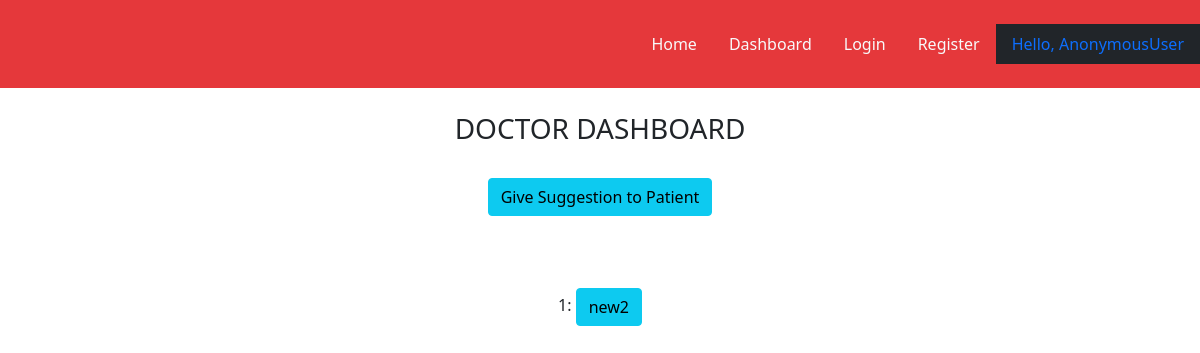
The page /doctorpatient/dashboard/ on the database as committed earlier.
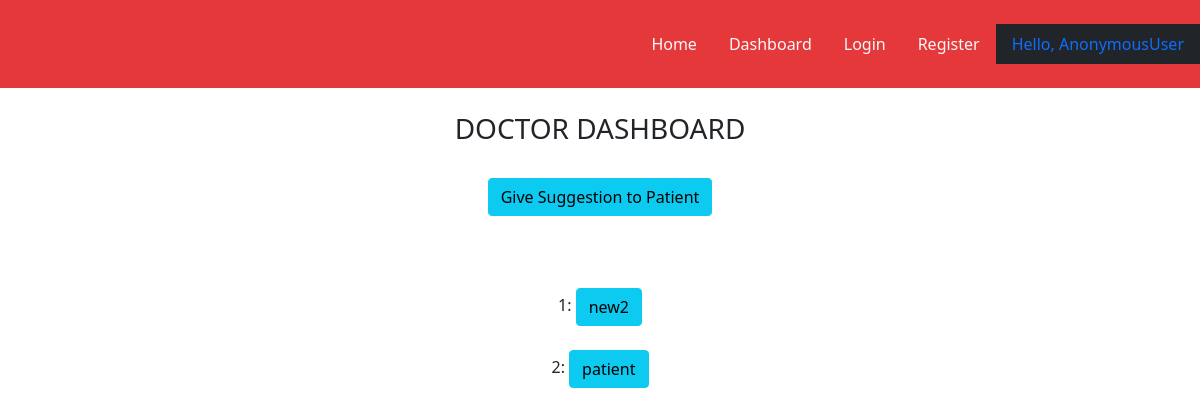
The same page on the database as committed later.
### doctorpatient/models.py (models this page shows)
class Patient(models.Model):
    user = models.OneToOneField(User, on_delete=models.CASCADE, null=False, blank=True)
    location = models.CharField(max_length=300, null=False, blank=True)
    doctor = models.ForeignKey(Doctor, on_delete=models.CASCADE, null=True, blank=True)
    objects = models.Manager()

### doctorpatient/views.py (the view, shortened to what this page needs)
# urls.py: path('dashboard/', views.dashboard, name='dashboard'),
def dashboard(request):
    isDoctor = False
    user = request.user
    userDoctor = Doctor.objects.all().filter(user__username__contains=user.username)
    userPatient = Patient.objects.all().filter(user__username__contains=user.username)
    if len(userDoctor) != 0:
        isDoctor = True
    elif len(userPatient) != 0:
        isDoctor = False
    else:
        return render(request, 'doctorpatient/registertypes.html')
    if isDoctor:
        patients = Patient.objects.all().filter(doctor__user__username__contains=user.username)
        context = {'patients':patients}
        return render(request, 'doctorpatient/doctordashboard.html', context)

### templates/doctorpatient/doctordashboard.html (shortened to what this page needs)
{% extends 'users/base.html' %}
{% block body %}
    <div class="form-wrapper">
        <br>
        <h3>DOCTOR DASHBOARD</h3>
        <br>
        <div id="newUserInput">
            <a class="btn btn-info" href="{% url 'giveAdvice' %}">Give Suggestion to Patient</a>
        </div>
        <br>
        <br>
        <br>
        {% for p in patients %}
            <form action="/doctorpatient/seeUser/" method="POST">
                <p>{{forloop.counter}}: <input type="submit" value={{p.user.username}} class="btn btn-info"></p>
            </form>
            <br>
        {% endfor %}
    </div>
{% endblock %}

Rows that differ between the two databases and show on the page:
added Patient: user.username "patient"
